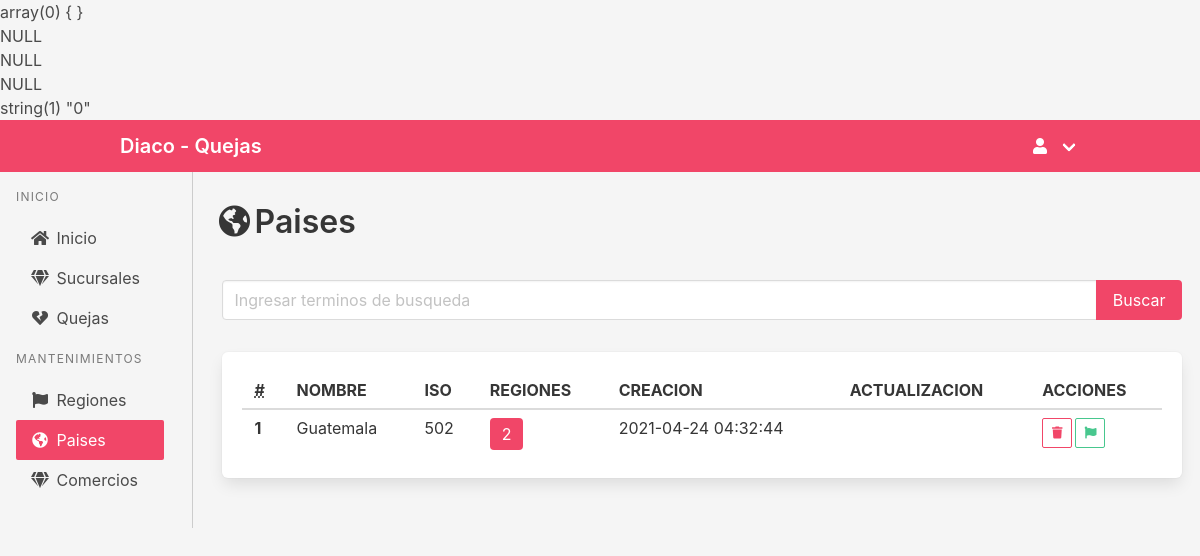
Screenshot of /admin/paises/index.php with the database file from the repository.
### tables this page shows
CREATE TABLE `Pais` (
  `idPais` int(11) NOT NULL,
  `nombre` varchar(75) NOT NULL,
  `isoCode` varchar(5) NOT NULL,
  `creacion` timestamp NULL DEFAULT CURRENT_TIMESTAMP,
  `actualizacion` timestamp NULL DEFAULT NULL ON UPDATE CURRENT_TIMESTAMP
);

### modelos/Pais.php (called while the page is built, shortened)
<?php
require_once($_SERVER['DOCUMENT_ROOT'] .'/utilidades/DataBase.php');
class Pais {
	private $db;
	function __construct(){
		$this->db = new DataBase();
	}
	public function list(){
		$query = 'SELECT *, (
			select count(1) from Pais_Region as pr where pr.idPais = p.idPais
		) as regiones FROM Pais as p ORDER BY idPais DESC';
		return $this->db->queryResult($query);
	}
}
?>

### utilidades/DataBase.php (called while the page is built, shortened)
<?php
class DataBase{
	private $user="uwq5bha6eudzxzui";
	private $pass="m3IePasyAZZsHJ9EEung";
	private $host="bvvzaqa05oaftfot1xt5-mysql.services.clever-cloud.com";
	private $db="bvvzaqa05oaftfot1xt5";
	private $con;
    function __construct(){
        $this->con = @new \mysqli($this->host,$this->user,$this->pass,$this->db);
    }
    public function queryResult($query){
        if(($result = $this->con->query($query))){
            $res = array();
            while($row = $result->fetch_assoc())
                $res[] = $row;
        }else{
            echo 'No se Pudo Realizar la consulta: ' . $query . " Error: " .$this->con->error;
            exit;
        }
        return $res;
    }
}
?>

### admin/paises/index.php (the view, shortened to what this page needs)
<?php
include($_SERVER['DOCUMENT_ROOT'] . '/utilidades/Sesion.php');
require_once($_SERVER['DOCUMENT_ROOT'] . '/modelos/Pais.php');
if (isset($_POST)) {
    if (isset($_POST["del"]) && $_POST["del"] == "1") {
        $pais = new Pais();
        $pais->id = $_POST["pID"];
        if ($pais->delete()) {
            echo '<script>alert("Pais eliminado Correctamente...");window.location.href = "/admin/regiones"; </script>';
        }
    } else {
        $pais = new Pais();
        if (isset($_GET["busqueda"]) && $_GET["busqueda"] != "") {
            $busqueda = $_GET['busqueda'];
            $listaPaises = $pais->busqueda($busqueda);
        } else {
            $listaPaises = $pais->list();
        }
    }
} else {
    $pais = new Pais();
    $listaPaises = $pais->list();
}
?>
<!DOCTYPE html>
<html lang="es" style="height: 100%;">
<head>
    <link rel="stylesheet" href="https://cdn.jsdelivr.net/npm/bulma@0.9.2/css/bulma.min.css" />
    <link rel="stylesheet" href="https://cdnjs.cloudflare.com/ajax/libs/font-awesome/5.15.3/css/all.min.css" />
</head>
<body class="has-background-light" style="height: 100%;">
    <?php include('../templates/navbar.php'); ?>
    <div class="columns is-desktop">
        <div class="column  is-2  has-background-light">
            <?php include('../templates/sidenav.php'); ?>
        </div>
        <div class="column is-10 has-background-light" style="border-left: 1px solid #ccc;">
            <div class="container" style="padding: 2em  0;">
                <div class="columns is-desktop">
                    <div class="column is-6 ">
                        <h1 class="title is-3">
                            <span class="icon ">
                                <i class="fas fa-globe-americas"></i>
                            </span>
                            <span>Paises</span>
                        </h1>
                    </div>
                    <div class="column is-6 " style="text-align:right;">
                    </div>
                </div>
                <div class="">
                    <form action="" method="GET" style="padding: 1em 0;">
                        <div class="field has-addons ">
                            <div class="control  is-expanded">
                                <input class="input" type="text" placeholder="Ingresar terminos de busqueda" autofocus name="busqueda" value="<?php echo isset($busqueda) ? $busqueda : ''; ?>" />
                            </div>
                            <div class="control">
                                <input class="button is-danger" value="Buscar" type="submit">
                            </div>
                        </div>
                    </form>
                </div>
                <div class="box">
                    <table class="table is-striped is-hoverable is-fullwidth">
                        <thead>
                            <tr>
                                <th><abbr title="Position">#</abbr></th>
                                <th>NOMBRE</th>
                                <th>ISO</th>
                                <th>REGIONES</th>
                                <th>CREACION</th>
                                <th>ACTUALIZACION</th>
                                <th>ACCIONES</th>
                            </tr>
                        </thead>
                        <tbody>
                            <?php if (isset($listaPaises) && count($listaPaises) >  0) { ?>
                                <?php $index = 1;
                                foreach ($listaPaises as $value) { ?>
                                    <tr>
                                        <th>
                                            <?php echo $index; ?>
                                        </th>
                                        <td>
                                            <?php echo $value["nombre"]; ?>
                                        </td>
                                        <td>
                                            <?php echo $value["isoCode"]; ?>
                                        </td>
                                        <td>
                                            <span class="tag is-danger is-medium"><?php echo $value["regiones"]; ?></span>
                                        </td>
                                        <td>
                                            <?php echo $value["creacion"]; ?>
                                        </td>
                                        <td>
                                        </td>
                                        <td>
                                            <div class="buttons are-small">
                                                <form method="POST" action="" style="padding-right: .2em; margin-bottom: 0">
                                                    <button class="button is-danger is-outlined" title="Eliminar" type="submit" onclick="return confirm('Esta seguro de eliminar el registro?');">
                                                        <span class="icon is-small ">
                                                            <i class="fas fa-trash"></i>
                                                        </span>
                                                    </button>
                                                </form>
                                                <a href="/admin/paises/regiones?pais=<?php echo $value['idPais']; ?>" class="button is-success is-outlined" title="Regiones">
                                                    <span class="icon is-small">
                                                        <i class="fas fa-flag"></i>
                                                    </span></a>
                                            </div>
                                        </td>
                                    </tr>
                                <?php $index++;
                                } ?>
                            <?php } ?>
                        </tbody>
                    </table>
                </div>
            </div>
        </div>
    </div>
</body>
</html>

### rows the page displays
pais: nombre "Guatemala", isoCode "502", regiones "2", creacion "2021-04-24 04:32:44"
